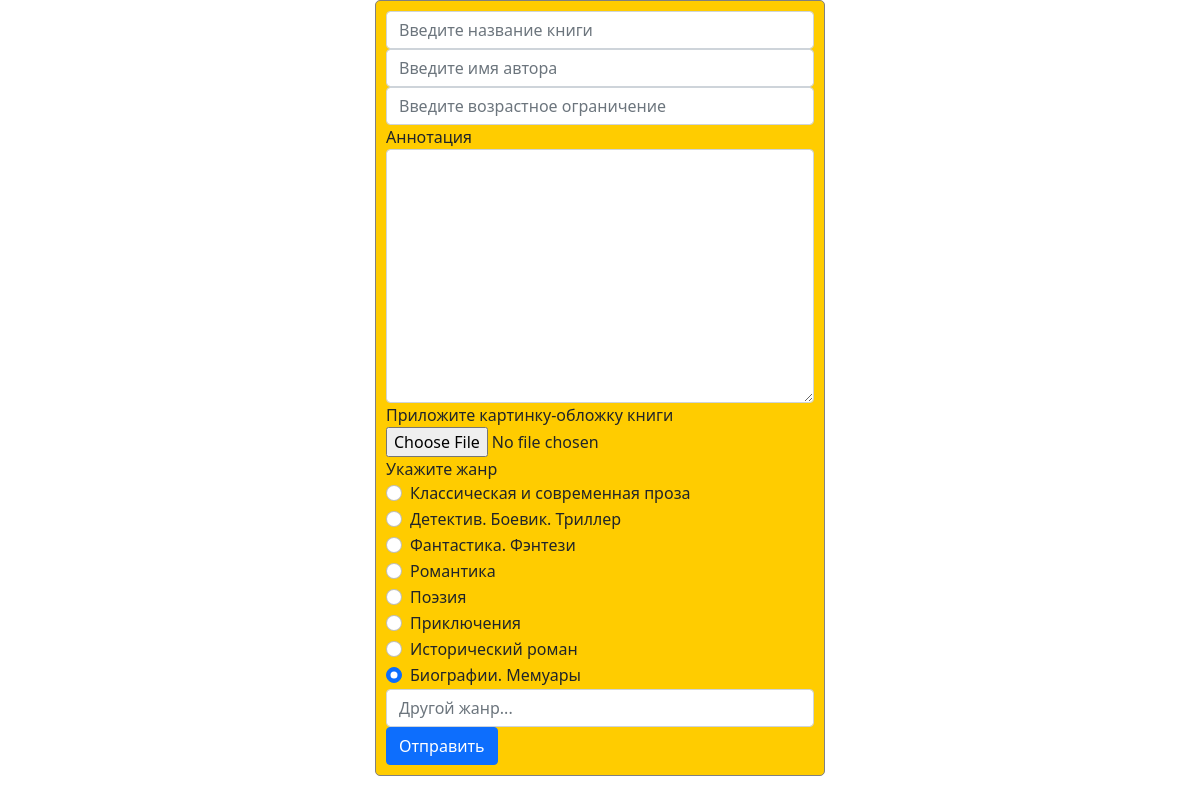
/create_book, run on the app's committed database.
### data/genres.py (models this page shows)
class Genre(SqlAlchemyBase, SerializerMixin):
    __tablename__ = 'genres'
    id = sqlalchemy.Column(sqlalchemy.Integer,
                           primary_key=True, autoincrement=True)
    title = sqlalchemy.Column(sqlalchemy.String, nullable=True)
    book = orm.relation("Book", back_populates='genre')

### main.py (the view, shortened to what this page needs)
@app.route('/create_book', methods=['GET', 'POST'])
def create_book():
    if request.method == 'GET':
        db_sess = db_session.create_session()
        genres = db_sess.query(Genre).all()
        return render_template('creat_book.html', genre_list=genres)

### data/db_session.py (called while the page is built)
def create_session() -> Session:
    global __factory
    return __factory()

### templates/creat_book.html (shortened to what this page needs)
<!doctype html>
                        <html lang="en">
                          <head>
                            <link rel="stylesheet"
                            href="https://cdn.jsdelivr.net/npm/bootstrap@5.0.0-beta1/dist/css/bootstrap.min.css"
>
                          </head>
                          <body>
                            <div>
                                <form class="login_form" method="post">
                                    <input type="last name" class="form-control" id="title" placeholder="Введите название книги" name="title">
                                    <input type="first name" class="form-control" id="author" placeholder="Введите имя автора" name="author">
                                    <input type="first name" class="form-control" id="age_limit" placeholder="Введите возрастное ограничение" name="age_limit">
                                    <div class="form-group">
                                        <label for="about">Аннотация</label>
                                        <textarea class="form-control" id="about" rows="10" name="annotation"></textarea>
                                    </div>
                                    <div class="form-group">
                                        <label for="photo">Приложите картинку-обложку книги</label>
                                        <input type="file" class="form-control-file" id="photo" name="cover_art">
                                    </div>
                                    <div class="form-group">
                                        <label for="form-check">Укажите жанр</label>
                                        {% for genre in genre_list %}
                                        <div class="form-check">
                                          <input class="form-check-input" type="radio" name="genre" id={{genre.title}} value={{genre.id}} checked>
                                          <label class="form-check-label" for={{genre.title}}>
                                            {{genre.title}}
                                          </label>
                                        </div>
                                        {% endfor %}
                                        <input type="last name" class="form-control" id="genreother" placeholder="Другой жанр..." name="genreother">
                                    </div>
                                    <button type="submit" class="btn btn-primary">Отправить</button>
                                </form>
                            </div>
                          </body>
                        </html>

### templates/creat_book.html (style rules this page uses)
form.login_form { margin-left: auto; margin-right: auto; max-width: 450px; background-color: #ffcc00; border: 1px solid gray; border-radius: 5px; padding: 10px; }

### data on the page
Genre: title "Классическая и современная проза"
Genre: title "Детектив. Боевик. Триллер"
Genre: title "Фантастика. Фэнтези"
Genre: title "Романтика"
Genre: title "Поэзия"
Genre: title "Приключения"
Genre: title "Исторический роман"
Genre: title "Биографии. Мемуары"
